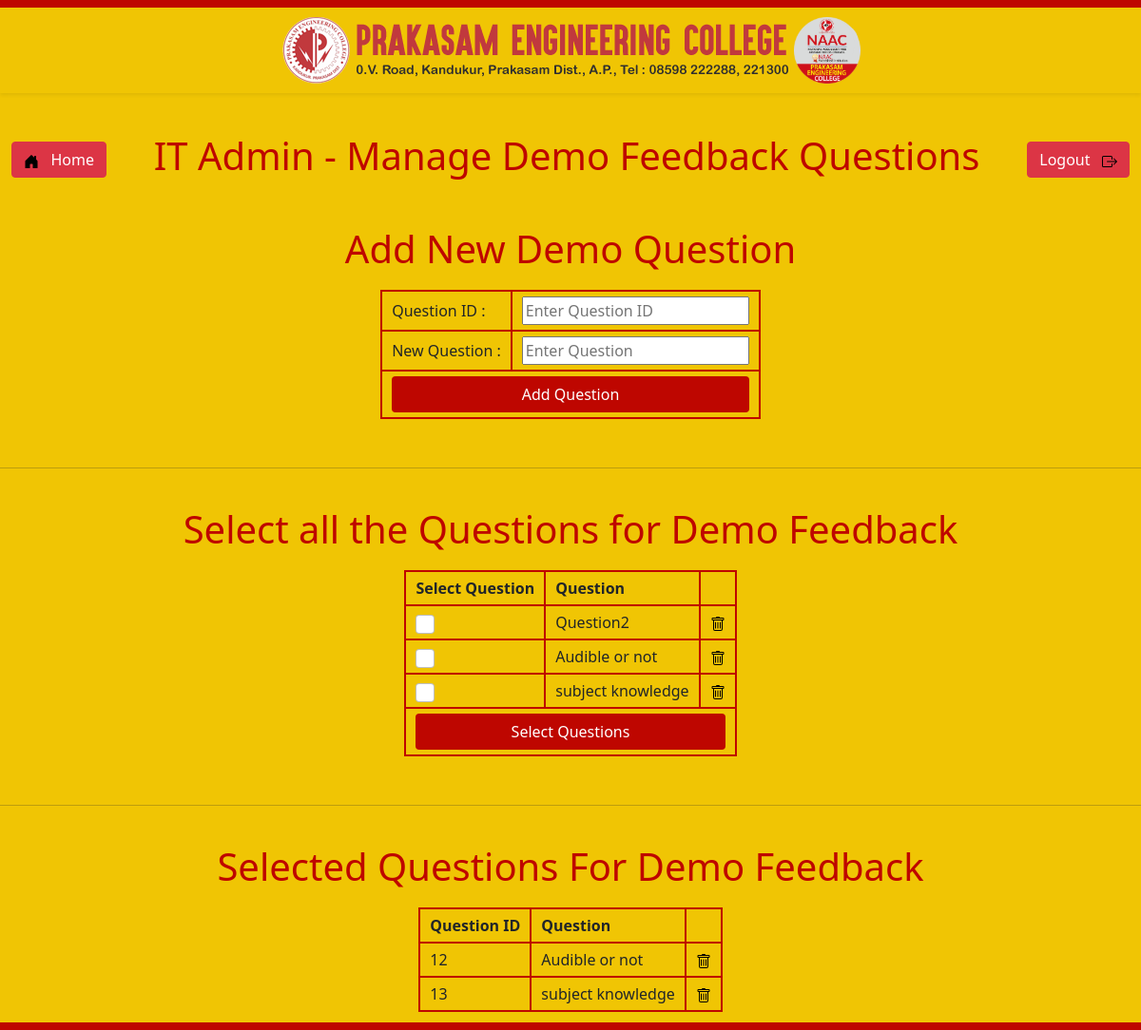
The page /demo_question.php (signed in) on the database its author committed.
### tables this page shows
CREATE TABLE `demo_questions` (
  `ques_id` int(10) NOT NULL,
  `question` text NOT NULL,
  `isselected` int(10) NOT NULL
);

### demo_question.php (the view, shortened to what this page needs)
<?php
    $servername = "localhost";
    $username = "root";
    $password = "12345";
    $dbname = "feedback_app";
    $conn = mysqli_connect($servername,$username,$password,$dbname);
?>
<!DOCTYPE html>
<html>
    <head>
        <link href="https://cdn.jsdelivr.net/npm/bootstrap@5.0.2/dist/css/bootstrap.min.css" rel="stylesheet">
        <link rel="stylesheet" href="css/feedback.css">
    </head>
    <body>
        <header>
            <div class="d-flex justify-content-center shadow-sm h-md-250">
                <img src="images/logo.png" alt="PEC logo">
                <img src="images/naac-logo.png" alt="Naac">
            </div>
        </header>
        <br>
        <nav class="navbar">
            <div class="container-fluid">
                <a href="admin_home.php"><button class="btn btn-danger"><img src="images/home.svg"/> &nbsp Home</button></a>
                <h1><?php echo strtoupper($_SESSION['branch']); ?> Admin - Manage Demo Feedback Questions</h1>
                <a href="logout.php"><button class="btn btn-danger">Logout &nbsp <img src="images/logout.svg"/></button></a>
            </div>
        </nav>
        <br>
        <form method="post">
            <h1>Add New Demo Question</h1>
            <div class="d-flex justify-content-center">
                <table>
                    <tr>
                        <td>Question ID : </td>
                        <td><input type="number" placeholder="Enter Question ID" name="question_id"></td>
                    </tr>
                    <tr>
                        <td>New Question : </td>
                        <td><input type="text" placeholder="Enter Question" name="new_question"></td>
                    </tr>
                    <tr>
                        <td colspan="2"><input class="btn form-control" id="submit" type="submit" value="Add Question"></td>
                    </tr>
                </table>
            </div>
        </form>
       <br>
       <hr>
       <br>
       <form method="post">
            <h1>Select all the Questions for Demo Feedback</h1>
            <div class="d-flex justify-content-center">
                <table>
                    <tr>
                        <th>Select Question</th>
                        <th>Question</th>
                    </tr>
                        <?php
                                if($conn === false){
                                    die("ERROR: Could not connect. " . mysqli_connect_error());
                                }
                                else
                                {
                                    mysqli_select_db($conn,"feedback_app");
                                    $result = mysqli_query($conn,"SELECT * FROM demo_questions");
                                    while($row = mysqli_fetch_array($result,MYSQLI_ASSOC))
                                    {
                                        echo "<tr>";
                                        echo '<td>
                                                <input class="form-check-input" name="check[]" type="checkbox" id="inlineCheckbox1" value="'. $row['ques_id'] .'">
                                            </td>';
                                        echo "<td>" . $row['question'] . "</td>";
                                        echo "<td><a href='action.php?demoqid=".$row['ques_id']."'><img src='images/delete.svg' alt='delete'></a></td>";
                                        echo "</tr>";
                                    }
                                }
                        ?>
                    <tr>
                        <td colspan="3"><input class="btn form-control" id="submit" type="submit" value="Select Questions"></td>
                    </tr>
                </table>
            </div>
        </form>
        <br>
        <hr>
        <br>
        <h1>Selected Questions For Demo Feedback</h1>
        <div class="d-flex justify-content-center">
        <table>
            <tr>
                <th>Question ID</th>
                <th>Question</th>
            </tr>
                <?php
                        if($conn === false){
                            die("ERROR: Could not connect. " . mysqli_connect_error());
                        }
                        else
                        {
                            mysqli_select_db($conn,"feedback_app");
                            $result = mysqli_query($conn,"SELECT * FROM demo_questions where isselected='1'");
                            while($row = mysqli_fetch_array($result,MYSQLI_ASSOC))
                            {
                                echo "<tr>";
                                echo "<td>" . $row['ques_id'] . "</td>";
                                echo "<td>" . $row['question'] . "</td>";
                                echo "<td><a href='action.php?demoselectedqid=".$row['ques_id']."'><img src='images/delete.svg' alt='delete'></a></td>";
                                echo "</tr>";
                            }
                        }
                ?>
        </table>
        </div>
    </body>
</html>

### css/feedback.css (style rules this page uses)
body { background-color: #f0c504; border-top: 8px solid #be0600; border-bottom: 8px solid #be0600; }
table,th,td { margin: 1px; border: 2px solid #be0600; padding: 5px 10px; border-radius: 10px; }
h1 { text-align: center; color: #be0600; }
form { width: 100%; }
.form-check-input { width: 20px; height: 20px; }
#submit { background: #be0600; color: #ffffff; }
div { padding: 10px; }
button { border-radius: 10px; }
a { text-decoration: none; }
.navbar { background-color: #f0c504; border-top: #ffffff; }

### rows shown on the page
demo_questions: question "Question2"
demo_questions: question "Audible or not", ques_id "12"
demo_questions: question "subject knowledge", ques_id "13"

### other values the page prints
$_SESSION['branch'] "IT"
